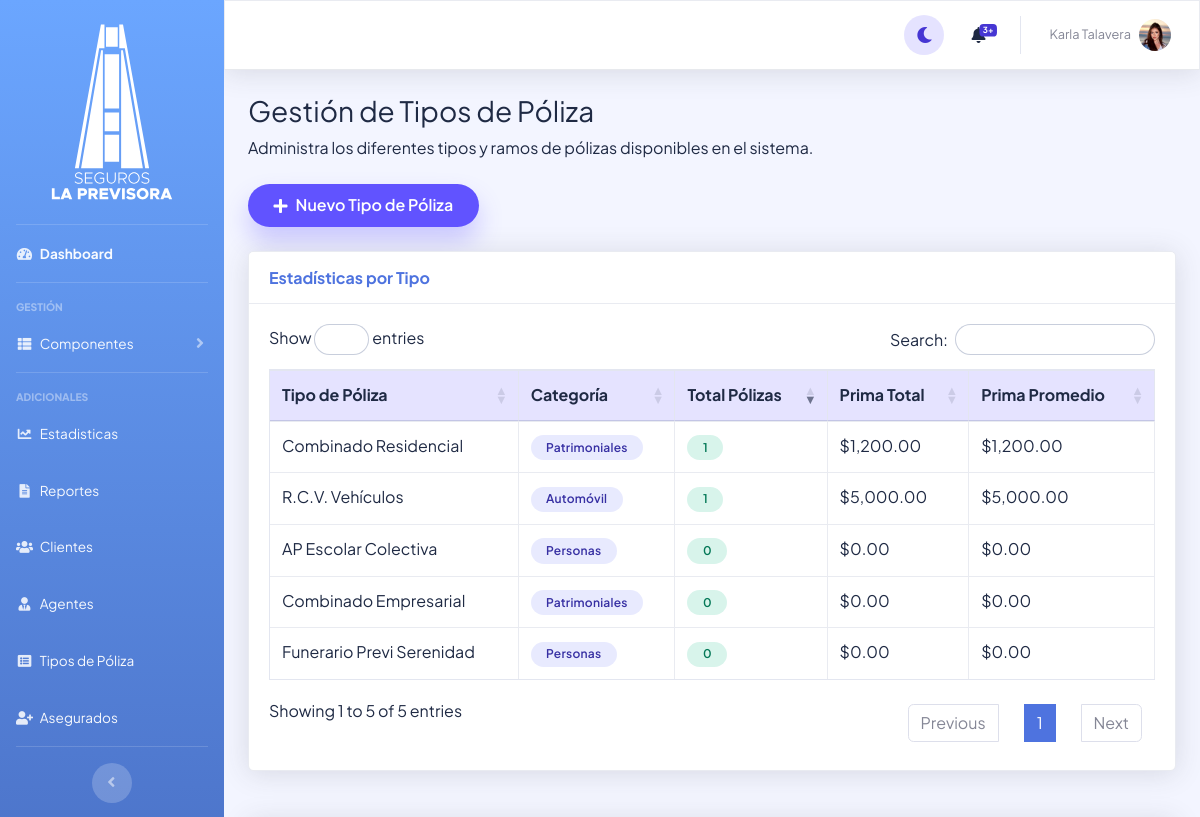
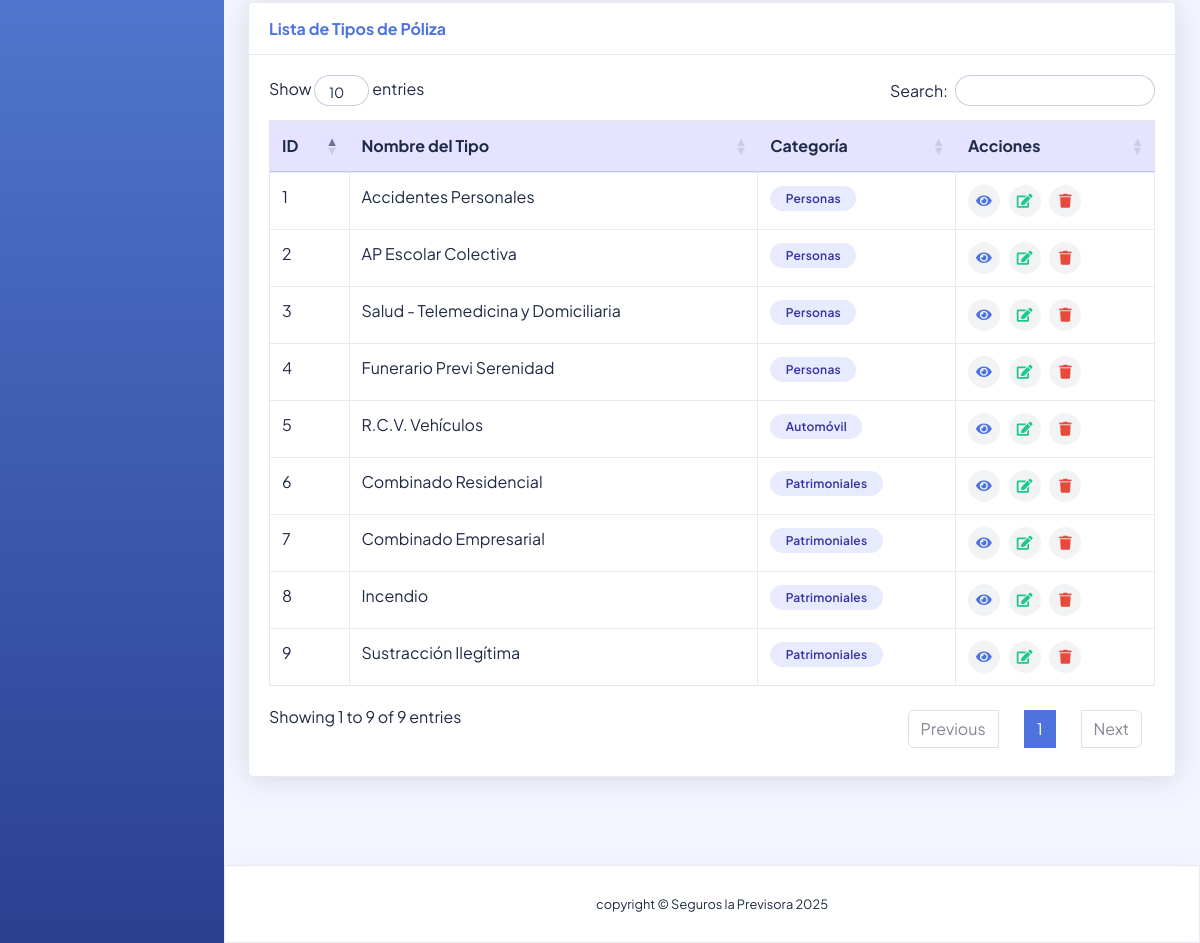
Page /vista/gestionTipoPoliza.php (signed in) on the committed database (2 pictures, top to bottom).
### tables this page shows
CREATE TABLE `tipo_poliza` (
  `id_tipo_poliza` int(10) UNSIGNED NOT NULL,
  `nombre` varchar(200) NOT NULL,
  `id_categoria` int(10) UNSIGNED NOT NULL
);

CREATE TABLE `categoria_poliza` (
  `id_categoria` int(10) UNSIGNED NOT NULL,
  `nombre` varchar(100) NOT NULL
);

### modelo/modeloTipoPoliza.php (called while the page is built, shortened)
<?php
require_once dirname(__DIR__) . '/config/conexion.php';
class ModeloTipoPoliza {
    private $db;
    public function __construct() {
        try {
            $base_datos = new Base_Datos();
            $this->db = $base_datos->Conexion_Base_Datos();
        } catch (Exception $e) {
            error_log('Error inicializando DB en ModeloTipoPoliza: ' . $e->getMessage());
        }
    }
    public function obtenerTiposPolizaCompletos() {
        try {
            $sql = "SELECT
                        tp.id_tipo_poliza,
                        tp.nombre AS nombre_tipo,
                        tp.id_categoria,
                        cp.nombre AS nombre_categoria,
                        cp.id_categoria
                    FROM tipo_poliza tp
                    JOIN categoria_poliza cp ON tp.id_categoria = cp.id_categoria
                    ORDER BY cp.nombre, tp.nombre";
            $stmt = $this->db->query($sql);
            return $stmt->fetchAll(PDO::FETCH_ASSOC);
        } catch (PDOException $e) {
            error_log('Error obtenerTiposPolizaCompletos: ' . $e->getMessage());
            return [];
        }
    }
    public function obtenerEstadisticasTipos() {
        try {
            $sql = "SELECT
                        tp.id_tipo_poliza,
                        tp.nombre AS tipo_poliza,
                        cp.nombre AS categoria,
                        COUNT(p.id_poliza) AS total_polizas,
                        SUM(dp.monto_prima_total) AS prima_total,
                        AVG(dp.monto_prima_total) AS prima_promedio
                    FROM tipo_poliza tp
                    LEFT JOIN poliza p ON tp.id_tipo_poliza = p.id_tipo_poliza
                    LEFT JOIN detalle_poliza dp ON p.id_poliza = dp.id_poliza
                    JOIN categoria_poliza cp ON tp.id_categoria = cp.id_categoria
                    WHERE p.estado IS NULL OR p.estado != 'ELIMINADA'
                    GROUP BY tp.id_tipo_poliza, cp.nombre
                    ORDER BY total_polizas DESC";
            $stmt = $this->db->query($sql);
            return $stmt->fetchAll(PDO::FETCH_ASSOC);
        } catch (PDOException $e) {
            error_log('Error obtenerEstadisticasTipos: ' . $e->getMessage());
            return [];
        }
    }
}
?>

### config/conexion.php (called while the page is built, shortened)
<?php
class Base_Datos {
    private $Nombre_Servidor = "localhost";
    private $Nombre_Base_Datos = "seguros_la_previsora";
    private $Nombre_Usuario = "root";
    private $Pass = "";
    public function Conexion_Base_Datos() {
        $this->Conexion = null;
        try {
            $dsn = "mysql:host=" . $this->Nombre_Servidor . ";dbname=" . $this->Nombre_Base_Datos . ";charset=utf8";
            $this->Conexion = new PDO($dsn, $this->Nombre_Usuario, $this->Pass);
            $this->Conexion->setAttribute(PDO::ATTR_ERRMODE, PDO::ERRMODE_EXCEPTION);
            $this->Conexion->setAttribute(PDO::ATTR_DEFAULT_FETCH_MODE, PDO::FETCH_ASSOC);
        } catch(PDOException $e) {
            echo "Error de Conexión: " . $e->getMessage();
            exit;
        }
        return $this->Conexion;
    }
}
?>

### vista/gestionTipoPoliza.php (the view, shortened to what this page needs)
<?php
require_once 'parte_superior.php';
require_once dirname(__DIR__) . '/modelo/ModeloTipoPoliza.php';
$modeloTipoPoliza = new ModeloTipoPoliza();
$tiposPoliza = $modeloTipoPoliza->obtenerTiposPolizaCompletos();
$estadisticas = $modeloTipoPoliza->obtenerEstadisticasTipos();
?>
<div class="container-fluid">
    <h1 class="h3 mb-2 text-gray-800">Gestión de Tipos de Póliza</h1>
    <p class="mb-4">Administra los diferentes tipos y ramos de pólizas disponibles en el sistema.</p>
    <div class="row mb-4">
        <div class="col-md-12">
            <button class="btn-neo btn-neo--primary" data-toggle="modal" data-target="#modalNuevoTipo">
                <i class="fas fa-plus"></i> Nuevo Tipo de Póliza
            </button>
        </div>
    </div>
    <div class="row mb-4">
        <div class="col-xl-12">
            <div class="card shadow mb-4">
                <div class="card-header py-3">
                    <h6 class="m-0 font-weight-bold text-primary">Estadísticas por Tipo</h6>
                </div>
                <div class="card-body">
                    <div class="table-responsive">
                        <table class="table table-bordered" id="dataTableEstadisticas" width="100%" cellspacing="0">
                            <thead>
                                <tr>
                                    <th>Tipo de Póliza</th>
                                    <th>Categoría</th>
                                    <th>Total Pólizas</th>
                                    <th>Prima Total</th>
                                    <th>Prima Promedio</th>
                                </tr>
                            </thead>
                            <tbody>
                                <?php foreach ($estadisticas as $estadistica): ?>
                                <tr>
                                    <td><?php echo htmlspecialchars($estadistica['tipo_poliza']); ?></td>
                                    <td><span class="badge-soft" data-variant="info"><?php echo htmlspecialchars($estadistica['categoria']); ?></span></td>
                                    <td><span class="badge-soft" data-variant="aprobado"><?php echo (int)$estadistica['total_polizas']; ?></span></td>
                                    <td>$<?php echo number_format($estadistica['prima_total'] ?? 0, 2); ?></td>
                                    <td>$<?php echo number_format($estadistica['prima_promedio'] ?? 0, 2); ?></td>
                                </tr>
                                <?php endforeach; ?>
                            </tbody>
                        </table>
                    </div>
                </div>
            </div>
        </div>
    </div>
    <div class="card shadow mb-4">
        <div class="card-header py-3">
            <h6 class="m-0 font-weight-bold text-primary">Lista de Tipos de Póliza</h6>
        </div>
        <div class="card-body">
            <div class="table-responsive">
                <table class="table table-bordered" id="dataTableTipos" width="100%" cellspacing="0">
                    <thead>
                        <tr>
                            <th>ID</th>
                            <th>Nombre del Tipo</th>
                            <th>Categoría</th>
                            <th>Acciones</th>
                        </tr>
                    </thead>
                    <tbody>
                        <?php foreach ($tiposPoliza as $tipo): ?>
                        <tr>
                            <td><?php echo $tipo['id_tipo_poliza']; ?></td>
                            <td><?php echo htmlspecialchars($tipo['nombre_tipo']); ?></td>
                            <td>
                                <span class="badge-soft" data-variant="info">
                                    <?php echo htmlspecialchars($tipo['nombre_categoria']); ?>
                                </span>
                            </td>
                            <td>
                                <div>
                                    <span class="poliza-accion" data-action="detalle"
                                          data-id="<?php echo $tipo['id_tipo_poliza']; ?>"
                                          data-nombre="<?php echo htmlspecialchars($tipo['nombre_tipo']); ?>"
                                          title="Ver Coberturas">
                                        <i class="fas fa-eye"></i>
                                    </span>
                                    <span class="poliza-accion" data-action="editar"
                                          data-id="<?php echo $tipo['id_tipo_poliza']; ?>"
                                          data-nombre="<?php echo htmlspecialchars($tipo['nombre_tipo']); ?>"
                                          data-categoria="<?php echo $tipo['id_categoria']; ?>"
                                          title="Editar">
                                        <i class="fas fa-edit"></i>
                                    </span>
                                    <span class="poliza-accion" data-action="eliminar"
                                          data-id="<?php echo $tipo['id_tipo_poliza']; ?>"
                                          data-nombre="<?php echo htmlspecialchars($tipo['nombre_tipo']); ?>"
                                          title="Eliminar">
                                        <i class="fas fa-trash"></i>
                                    </span>
                                </div>
                            </td>
                        </tr>
                        <?php endforeach; ?>
                    </tbody>
                </table>
            </div>
        </div>
    </div>
</div>
<?php
require_once 'parte_inferior.php';
?>

### vista/polizas_estilos.php (style rules this page uses)
.poliza-accion { display: inline-flex; align-items: center; justify-content: center; width: 32px; height: 32px; border-radius: 50%; background-color: var(--chip-bg); margin-right: 6px; transition: background-color 0.2s ease-in-out, transform 0.2s ease-in-out; cursor: pointer; }
.poliza-accion:last-child { margin-right: 0; }
.poliza-accion i { font-size: 14px; }
.poliza-accion[data-action="eliminar"] i { color: #e74a3b; }
.poliza-accion[data-action="editar"] i { color: #1cc88a; }
.poliza-accion[data-action="detalle"] i { color: #4e73df; }

### rows in the picture
tipo_poliza: nombre "Combinado Residencial", id_categoria.nombre "Patrimoniales", total_polizas "1", prima_total "1,200.00", prima_promedio "1,200.00", id_tipo_poliza "6"
tipo_poliza: nombre "R.C.V. Vehículos", id_categoria.nombre "Automóvil", total_polizas "1", prima_total "5,000.00", prima_promedio "5,000.00", id_tipo_poliza "5"
tipo_poliza: nombre "AP Escolar Colectiva", id_categoria.nombre "Personas", total_polizas "0", prima_total "0.00", prima_promedio "0.00", id_tipo_poliza "2"
tipo_poliza: nombre "Combinado Empresarial", id_categoria.nombre "Patrimoniales", total_polizas "0", prima_total "0.00", prima_promedio "0.00", id_tipo_poliza "7"
tipo_poliza: nombre "Funerario Previ Serenidad", id_categoria.nombre "Personas", total_polizas "0", prima_total "0.00", prima_promedio "0.00", id_tipo_poliza "4"
tipo_poliza: id_tipo_poliza "8", nombre "Incendio", id_categoria.nombre "Patrimoniales"
tipo_poliza: id_tipo_poliza "9", nombre "Sustracción Ilegítima", id_categoria.nombre "Patrimoniales"
tipo_poliza: id_tipo_poliza "1", nombre "Accidentes Personales", id_categoria.nombre "Personas"
tipo_poliza: id_tipo_poliza "3", nombre "Salud - Telemedicina y Domiciliaria", id_categoria.nombre "Personas"

### other values in the picture
$_SESSION['datos_usuario']->getNombreCompleto() "Karla Talavera"
